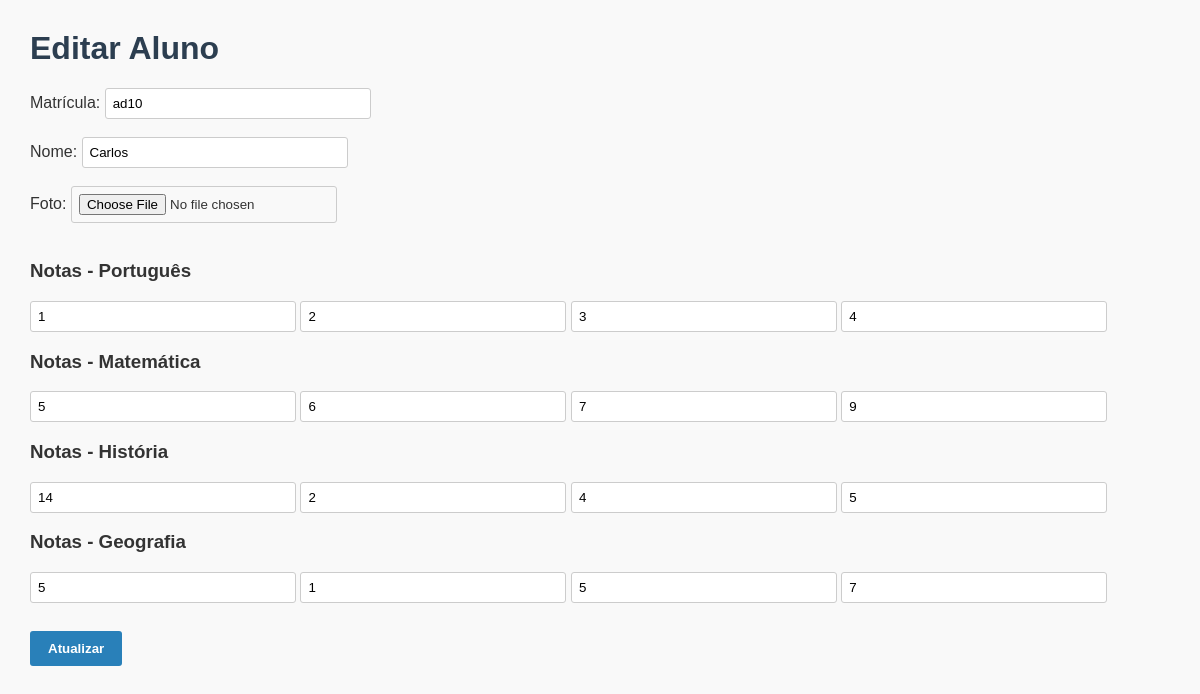
The app's page /editar.php?id=6 with its own data.
### tables this page shows
CREATE TABLE `alunos` (
  `id` int(11) NOT NULL,
  `matricula` varchar(20) DEFAULT NULL,
  `nome` varchar(100) DEFAULT NULL,
  `foto` varchar(255) DEFAULT NULL,
  `port1` float DEFAULT NULL,
  `port2` float DEFAULT NULL,
  `port3` float DEFAULT NULL,
  `port4` float DEFAULT NULL,
  `mat1` float DEFAULT NULL,
  `mat2` float DEFAULT NULL,
  `mat3` float DEFAULT NULL,
  `mat4` float DEFAULT NULL,
  `hist1` float DEFAULT NULL,
  `hist2` float DEFAULT NULL,
  `hist3` float DEFAULT NULL,
  `hist4` float DEFAULT NULL,
  `geo1` float DEFAULT NULL,
  `geo2` float DEFAULT NULL,
  `geo3` float DEFAULT NULL,
  `geo4` float DEFAULT NULL
);

### editar.php (the view, shortened to what this page needs)
<?php
include 'db.php';
$id = intval($_GET['id']);
$sql = "SELECT * FROM alunos WHERE id = $id";
$result = mysqli_query($conn, $sql);
$aluno = mysqli_fetch_assoc($result);
?>
<!DOCTYPE html>
<html lang="pt-br">
<head>
    <link rel="stylesheet" href="style.css">
</head>
<body>
    <h1>Editar Aluno</h1>
    <form action="editar_aluno.php" method="post" enctype="multipart/form-data">
        <label>Matrícula:
            <input type="text" name="matricula" value="<?php echo $aluno['matricula']; ?>" required>
        </label><br><br>
        <label>Nome:
            <input type="text" name="nome" value="<?php echo $aluno['nome']; ?>" required>
        </label><br><br>
        <label>Foto:
            <input type="file" name="foto">
        </label><br><br>
        <h3>Notas - Português</h3>
        <input type="number" name="port1" step="0.01" value="<?php echo $aluno['port1']; ?>">
        <input type="number" name="port2" step="0.01" value="<?php echo $aluno['port2']; ?>">
        <input type="number" name="port3" step="0.01" value="<?php echo $aluno['port3']; ?>">
        <input type="number" name="port4" step="0.01" value="<?php echo $aluno['port4']; ?>">
        <h3>Notas - Matemática</h3>
        <input type="number" name="mat1" step="0.01" value="<?php echo $aluno['mat1']; ?>">
        <input type="number" name="mat2" step="0.01" value="<?php echo $aluno['mat2']; ?>">
        <input type="number" name="mat3" step="0.01" value="<?php echo $aluno['mat3']; ?>">
        <input type="number" name="mat4" step="0.01" value="<?php echo $aluno['mat4']; ?>">
        <h3>Notas - História</h3>
        <input type="number" name="hist1" step="0.01" value="<?php echo $aluno['hist1']; ?>">
        <input type="number" name="hist2" step="0.01" value="<?php echo $aluno['hist2']; ?>">
        <input type="number" name="hist3" step="0.01" value="<?php echo $aluno['hist3']; ?>">
        <input type="number" name="hist4" step="0.01" value="<?php echo $aluno['hist4']; ?>">
        <h3>Notas - Geografia</h3>
        <input type="number" name="geo1" step="0.01" value="<?php echo $aluno['geo1']; ?>">
        <input type="number" name="geo2" step="0.01" value="<?php echo $aluno['geo2']; ?>">
        <input type="number" name="geo3" step="0.01" value="<?php echo $aluno['geo3']; ?>">
        <input type="number" name="geo4" step="0.01" value="<?php echo $aluno['geo4']; ?>">
        <br><br>
        <input type="submit" value="Atualizar">
    </form>
</body>
</html>

### style.css (style rules this page uses)
body { font-family: Arial, sans-serif; margin: 30px; background-color: #f9f9f9; color: #333; }
h1 { color: #2c3e50; }
input[type="text"], input[type="number"], input[type="file"] { padding: 7px; width: 250px; border: 1px solid #ccc; border-radius: 3px; }
input[type="submit"] { background-color: #2980b9; border: none; color: white; padding: 10px 18px; cursor: pointer; border-radius: 3px; font-weight: bold; margin-top: 10px; }

### records on screen
alunos: matricula "ad10", nome "Carlos", port1 "1", port2 "2", port3 "3", port4 "4", mat1 "5", mat2 "6", mat3 "7", mat4 "9", hist1 "14", hist2 "2", hist3 "4", hist4 "5", geo1 "5", geo2 "1", geo3 "5", geo4 "7"
